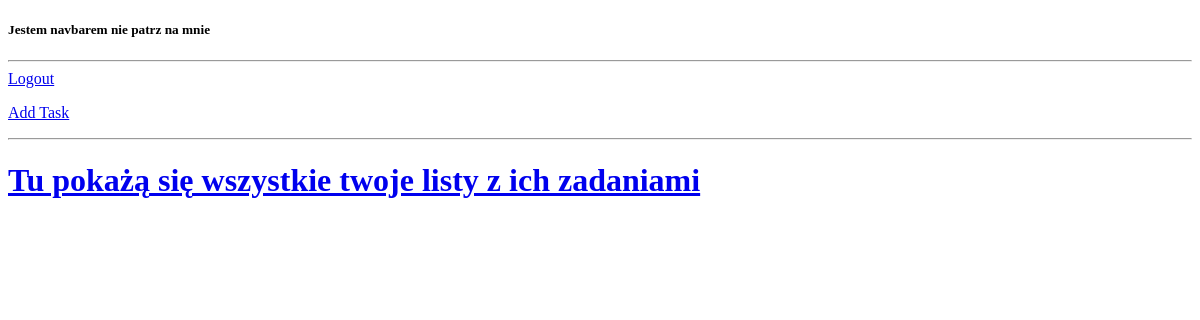
The page /list-view/ (signed in) on the database as committed earlier.
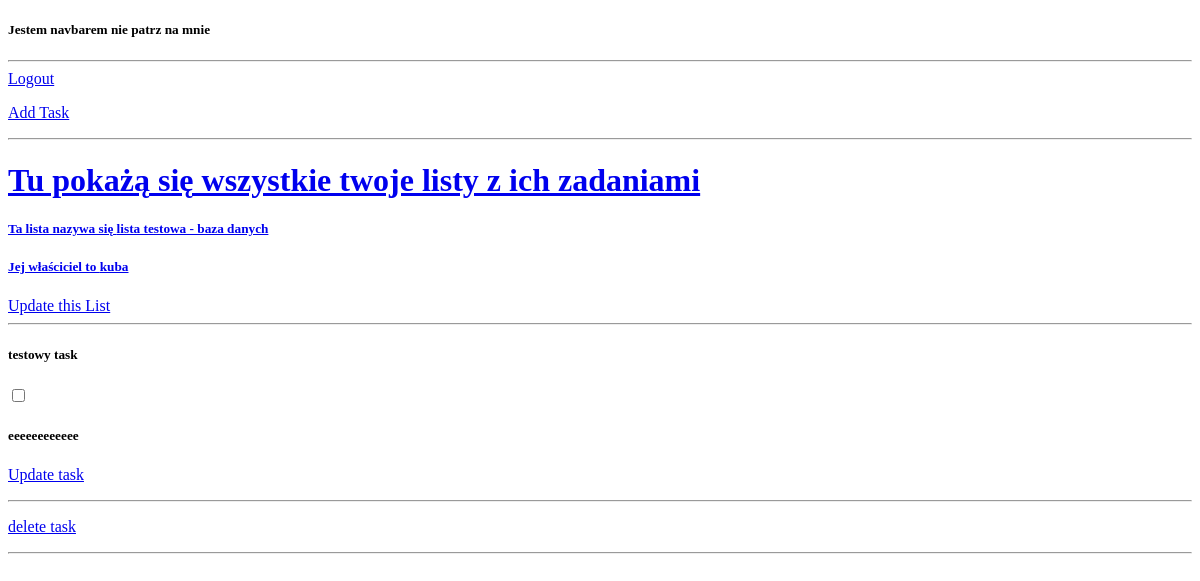
The same page on the database as committed later.
### board/models.py (models this page shows, shortened)
class ToDoList(models.Model):
    owner = models.ForeignKey(User, on_delete=models.CASCADE)
    list_name = models.CharField(max_length=200)

class Task(models.Model):
    list = models.ForeignKey(ToDoList, on_delete=models.CASCADE)
    name = models.CharField(max_length=200)
    description = models.TextField(null=True, blank=True)
    created = models.DateTimeField(auto_now=True)
    isFinished = models.BooleanField(default=False)

### board/views.py (the view)
# urls.py: path('list-view/', views.list_view, name = "list-view"),
def list_view(request):
    users = User.objects.all()
    tasks = Task.objects.all()
    todo_lists = ToDoList.objects.all()
    context = {
        "users": users,
        "tasks": tasks,
        "todo_lists": todo_lists
    }
    return render(request, 'list_view.html', context)

### templates/list_view.html (shortened to what this page needs)
{% extends 'main.html' %}
{% block content %}
<a href="{% url 'add-task' %}">
    <p>Add Task</p>
    <hr>
<h1>Tu pokażą się wszystkie twoje listy z ich zadaniami</h1>
<div>
    {% for todo_lista in todo_lists %}
        {% if todo_lista.owner == request.user %}
            <h5>Ta lista nazywa się {{todo_lista.list_name}}</h5>
            <h5>Jej właściciel to {{todo_lista.owner}}</h5>
            <a href="{% url 'update-list' todo_lista.id %}">Update this List</a>
            <hr>
            {% for task in tasks %}
                {% if  task.list.owner == request.user and task.list == todo_lista %}
                    <h5>{{task.name}}</h5>
                    <input type="checkbox" id={{task.id}}>
                    <h5>{{task.description}}</h5>
                    <a href="{% url 'update-task' task.id %}">
                        <p>Update task</p>
                    <hr>
                    <a href="{% url 'delete-task' task.id %}">
                        <p>delete task</p>
                    <hr>
                {% endif %}
            {% endfor %}
        {% endif %}
    {% endfor %}
</div>
{% endblock content %}

### templates/main.html (shortened to what this page needs)
<!DOCTYPE html>
<html>
    <head>
        <link rel="stylesheet" href="">
    </head>
    <body>
        {% include 'navbar.html' %}
        {% block content%}
        {% endblock %}
    </body>
</html>

### templates/navbar.html
<h5>Jestem navbarem nie patrz na mnie</h5>
<hr>
{% if request.user.is_authenticated %}
    <a href="{% url 'logout' %}">Logout</a>
{% else %}
    <a href="{% url 'login' %}">Login</a>
{% endif %}

Rows that differ between the two databases and show on the page:
added ToDoList: list_name "lista testowa - baza danych", owner "kuba"
added Task: name "testowy task", description "eeeeeeeeeeee"
